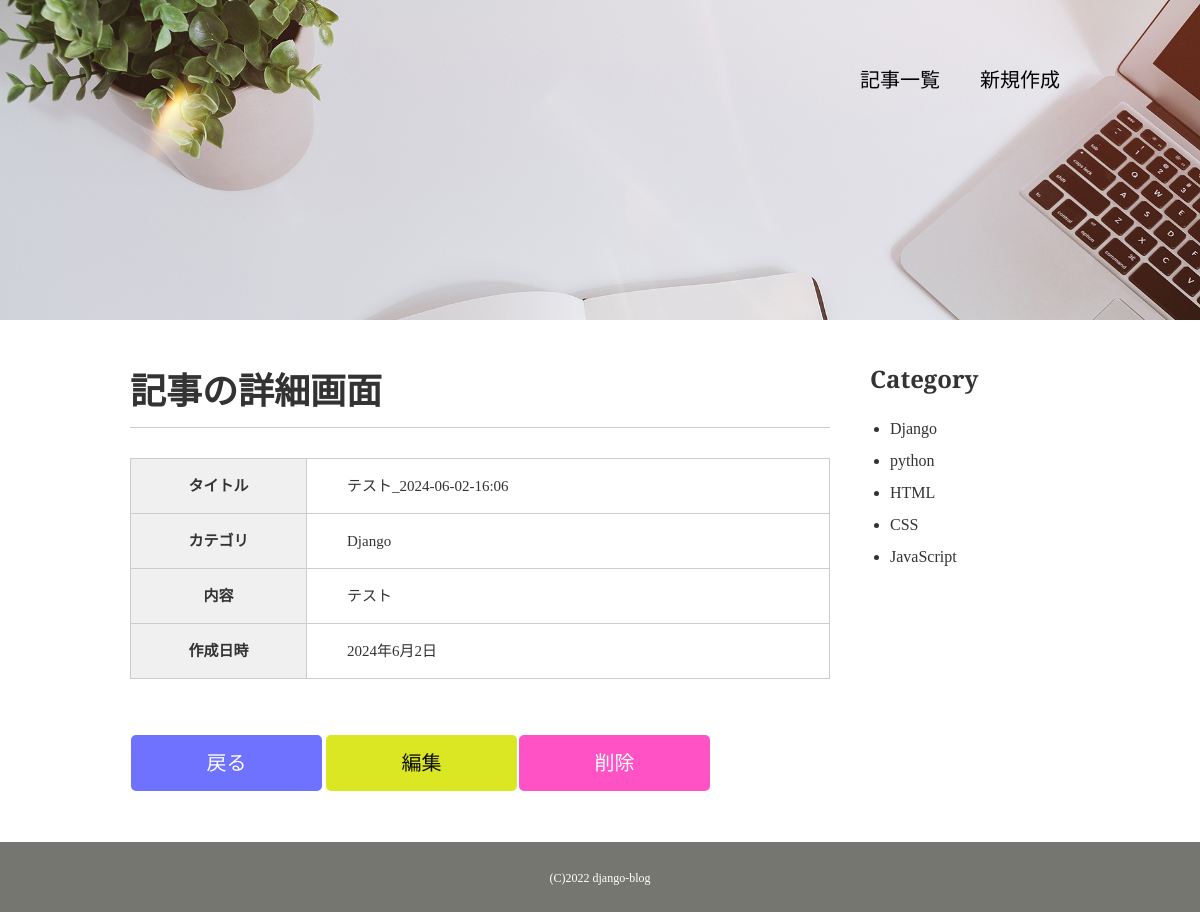
Screenshot of /detail/7/ with the database file from the repository.
### blog/models.py (models this page shows, shortened)
class Blog(models.Model):
    class Meta:
       db_table ="blog"
       verbose_name ="ブログ記事"
       verbose_name_plural ="ブログ記事"
    title = models.CharField(verbose_name ="タイトル", max_length=100)
    content = models.TextField(verbose_name ="内容")
    postdate = models.DateField(verbose_name ="投稿日", auto_now_add=True)
    category = models.ForeignKey(Category, on_delete = models.PROTECT,verbose_name ="カテゴリ")

class Category(models.Model):
    class Meta:
       db_table ="category"
       verbose_name ="カテゴリ名"
       verbose_name_plural ="カテゴリ名"
    category_name = models.CharField(verbose_name ="カテゴリ名",max_length=100,unique=True)
    category_image = models.ImageField(verbose_name ="カテゴリ画像", upload_to="images/")
    def __str__(self):
        return self.category_name

### blog/views.py (the view)
# urls.py: path('detail/<int:pk>/', BlogDetailView.as_view(), name="detail"),
class BlogDetailView(DetailView):
    model = Blog
    template_name = 'blog/blog_detail.html'
    def get_context_data(self, **kwargs):
       context = super(BlogDetailView, self).get_context_data(**kwargs)
       context['category_list'] = Category.objects.all()
       return context

### templates/blog/blog_detail.html
{% extends './base.html' %} {% block contents %}
<div id="wrap" class="clearfix">
  <div class="content">
    <div class="main">
      <section class="career">
        <h1>記事の詳細画面</h1>
        <table>
          <tr>
            <th>タイトル</th>
            <td>{{ object.title }}</td>
          </tr>
          <tr>
            <th>カテゴリ</th>
            <td>{{ object.category }}</td>
          </tr>
          <tr>
            <th>内容</th>
            <td>{{ object.content|linebreaksbr }}</td>
          </tr>
          <tr>
            <th>作成日時</th>
            <td>{{ object.postdate }}</td>
          </tr>
        </table>
      </section>
      <table>
        <tr>
          <td>
            <p class="btn"><a href="{% url 'blog:blog_list' %}">戻る</a></p>
          </td>
          <td>
            <td><p class="btn-edit"><a href="{% url 'blog:edit' object.pk %}">編集</a></td>
          </td>
          <td>
            <p class="btn-delete"><a href="{% url 'blog:delete' object.pk %}">削除</a></p>
          </td>
        </tr>
      </table>
    </div>
    {% include 'blog/widgets/side_category.html' %}
  </div>
</div>
{% endblock %}

### templates/blog/widgets/side_category.html
<aside class="sidebar">
  <h2>Category</h2>
  <ul>
    {% for category in category_list %}
    <li>{{ category.category_name }}</li>
    {% endfor %}
  </ul>
</aside>

### blog/static/css/style.css (style rules this page uses)
body { margin: 0; padding: 0; background-color: #cccccc; color: #333333; font-size: 15px; line-height: 2; }
p, h1, h2, h3, h4, h5, h6 { margin-top: 0; }
ul { margin: 0; padding: 0; }
a { color: #3583aa; text-decoration: none; }
#wrap { clear: both; background-color: #ffffff; margin-top: 220px; padding: 35px 0; }
.content { width: 960px; margin: 0 auto; }
.btn a { background-color: #6f72ff; color: #ffffff; font-size: 20px; font-family: 'Bitter', serif; width: 185px; display: block; text-align: center; line-height: 50px; margin-top: 20px; border-radius: 5px; border: 3px solid #6f72ff; }
.btn-delete a { background-color: #ff52c5; color: #ffffff; font-size: 20px; font-family: 'Bitter', serif; width: 185px; display: block; text-align: center; line-height: 50px; margin-top: 20px; border-radius: 5px; border: 3px solid #ff52c5; }
.btn-edit a { background-color: #dae722; color: #0f0e0e; font-size: 20px; font-family: 'Bitter', serif; width: 185px; display: block; text-align: center; line-height: 50px; margin-top: 20px; border-radius: 5px; border: 3px solid #dae722; }
h1 { font-family: 'Bitter', serif; font-size: 36px; border-bottom: 1px solid #cccccc; }
h2 { font-family: 'Bitter', serif; font-size: 24px; }
.clearfix:after { content: ""; display: block; clear: both; }
section { margin-bottom: 35px; }
#portfolio .career th { width: 240px; background-color: #f0f0f0; padding: 12px 0; border: 1px solid #cccccc; }
#portfolio .career td { width: 660px; padding: 12px 0 12px 40px; border: 1px solid #cccccc; }
table { border-spacing: 0; border-collapse: collapse; }
#portfolio { background-image: url(../images/home-bg.jpg); background-repeat: no-repeat; background-position: center top; background-attachment: fixed; background-size: 100% auto; }
.main { width: 700px; margin: 0 10px; float: left; }
.sidebar { width: 200px; margin: 0 10px 0 30px; float: right; font-family: 'Bitter', serif; }
.sidebar h2 { margin-bottom: 10px; }
.sidebar ul { font-size: 16px; margin-left: 20px; }

### rows the page displays
Blog: title "テスト_2024-06-02-16:06", category "Django", content "テスト", postdate "2024年6月2日"
Category: category_name "Django"
Category: category_name "python"
Category: category_name "HTML"
Category: category_name "CSS"
Category: category_name "JavaScript"
